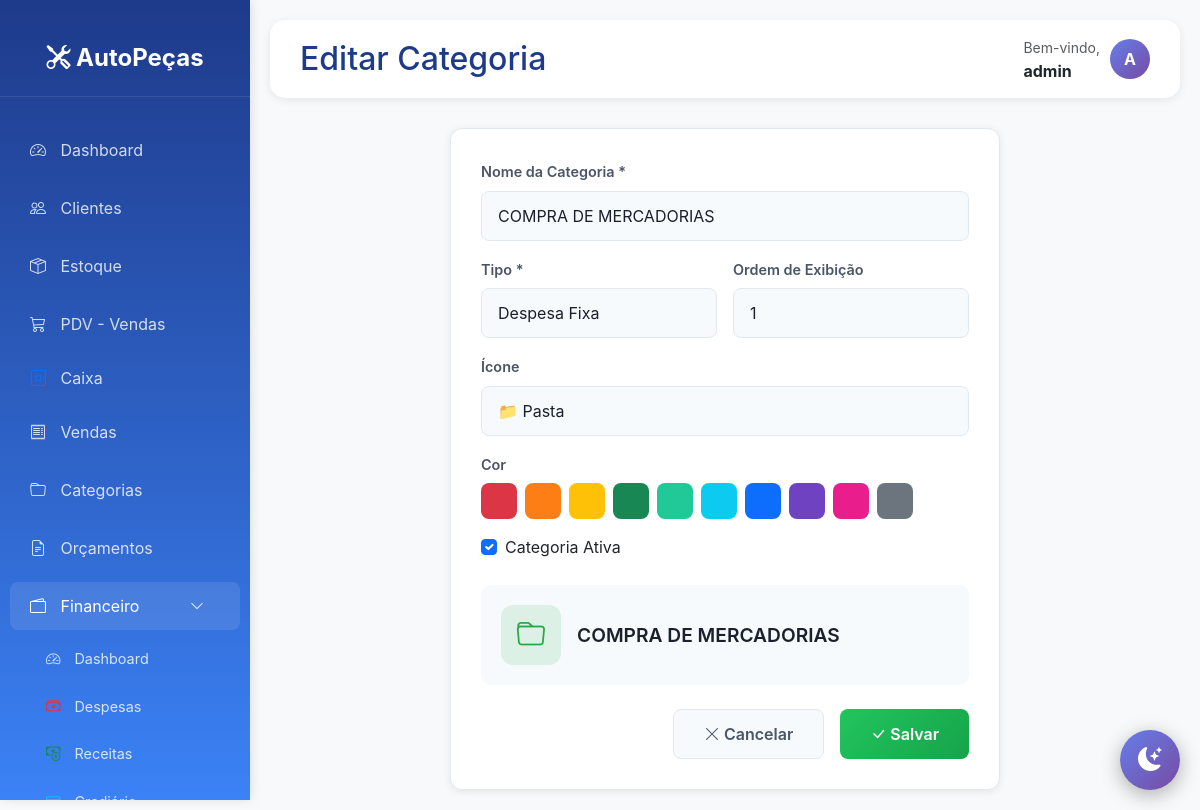
/financeiro/categorias/1/editar/ (signed in), run on the app's committed database.
### financeiro/models.py (models this page shows, shortened)
class CategoriaDespesa(models.Model):
    TIPO_CHOICES = [
        ('FIXA', 'Despesa Fixa'),
        ('VARIAVEL', 'Despesa Variável'),
        ('AMBOS', 'Ambos'),
    ]
    nome = models.CharField(max_length=100, verbose_name='Nome')
    tipo = models.CharField(max_length=10, choices=TIPO_CHOICES, default='AMBOS', verbose_name='Tipo')
    icone = models.CharField(max_length=50, default='bi-folder', verbose_name='Ícone',
                             help_text='Classe do ícone Bootstrap (ex: bi-house)')
    cor = models.CharField(max_length=20, default='#6c757d', verbose_name='Cor',
                           help_text='Cor em hexadecimal')
    ativo = models.BooleanField(default=True, verbose_name='Ativo')
    ordem = models.IntegerField(default=0, verbose_name='Ordem de Exibição')
    class Meta:
        verbose_name = 'Categoria de Despesa'
        verbose_name_plural = 'Categorias de Despesas'
        ordering = ['ordem', 'nome']

### financeiro/views.py (the view, shortened to what this page needs)
# urls.py: path('categorias/<int:categoria_id>/editar/', views.editar_categoria_despesa, name='editar_categoria'),
@login_required
def editar_categoria_despesa(request, categoria_id):
    categoria = get_object_or_404(CategoriaDespesa, id=categoria_id)
    context = {
        'categoria': categoria,
        'editando': True,
    }
    return render(request, 'financeiro/categoria_form.html', context)

### templates/financeiro/categoria_form.html (shortened to what this page needs)
{% extends 'base.html' %}
{% block page_title %}{% if editando %}Editar{% else %}Nova{% endif %} Categoria{% endblock %}
{% block content %}
<div class="fin-container">
    <div class="form-card">
        <form method="post">
            <div class="row g-3 mb-4">
                <div class="col-12">
                    <label class="form-label">Nome da Categoria *</label>
                    <input type="text" name="nome" id="inputNome" class="form-control" required
                           value="{{ categoria.nome|default:'' }}" placeholder="Ex: Aluguel, Combustível...">
                </div>
                <div class="col-md-6">
                    <label class="form-label">Tipo *</label>
                    <select name="tipo" class="form-select" required>
                        <option value="FIXA" {% if categoria.tipo == 'FIXA' %}selected{% endif %}>Despesa Fixa</option>
                    </select>
                </div>
                <div class="col-md-6">
                    <label class="form-label">Ordem de Exibição</label>
                    <input type="number" name="ordem" class="form-control"
                           value="{{ categoria.ordem|default:0 }}" min="0">
                </div>
                <div class="col-12">
                    <label class="form-label">Ícone</label>
                    <select name="icone" id="selectIcone" class="form-select">
                        <option value="bi-folder" {% if categoria.icone == 'bi-folder' %}selected{% endif %}>📁 Pasta</option>
                    </select>
                </div>
                <div class="col-12">
                    <label class="form-label">Cor</label>
                    <div class="cores-grid">
                        <div class="cor-option" style="background: #dc3545;" data-cor="#dc3545" onclick="selecionarCor(this)"></div>
                        <div class="cor-option" style="background: #fd7e14;" data-cor="#fd7e14" onclick="selecionarCor(this)"></div>
                        <div class="cor-option" style="background: #ffc107;" data-cor="#ffc107" onclick="selecionarCor(this)"></div>
                        <div class="cor-option" style="background: #198754;" data-cor="#198754" onclick="selecionarCor(this)"></div>
                        <div class="cor-option" style="background: #20c997;" data-cor="#20c997" onclick="selecionarCor(this)"></div>
                        <div class="cor-option" style="background: #0dcaf0;" data-cor="#0dcaf0" onclick="selecionarCor(this)"></div>
                        <div class="cor-option" style="background: #0d6efd;" data-cor="#0d6efd" onclick="selecionarCor(this)"></div>
                        <div class="cor-option" style="background: #6f42c1;" data-cor="#6f42c1" onclick="selecionarCor(this)"></div>
                        <div class="cor-option" style="background: #e91e8c;" data-cor="#e91e8c" onclick="selecionarCor(this)"></div>
                        <div class="cor-option" style="background: #6c757d;" data-cor="#6c757d" onclick="selecionarCor(this)"></div>
                    </div>
                </div>
                {% if editando %}
                <div class="col-12">
                    <div class="form-check">
                        <input class="form-check-input" type="checkbox" name="ativo" id="checkAtivo" {% if categoria.ativo %}checked{% endif %}>
                        <label class="form-check-label" for="checkAtivo">Categoria Ativa</label>
                    </div>
                </div>
                {% endif %}
            </div>
            <div class="preview-categoria">
                <div class="preview-icon" id="previewIcon">
                </div>
                <div class="preview-nome" id="previewNome">{{ categoria.nome|default:'Nome da Categoria' }}</div>
            </div>
            <div class="d-flex gap-3 justify-content-end mt-4">
                <a href="{% url 'financeiro:lista_categorias' %}" class="btn btn-cancelar">
                    <i class="bi bi-x-lg"></i> Cancelar
                </a>
                <button type="submit" class="btn btn-salvar">
                    <i class="bi bi-check-lg"></i> {% if editando %}Salvar{% else %}Criar{% endif %}
                </button>
            </div>
        </form>
    </div>
</div>
{% endblock %}

### templates/base.html (shortened to what this page needs)
<!DOCTYPE html>
<html lang="pt-BR">
<head>
    <link href="https://cdn.jsdelivr.net/npm/bootstrap@5.3.0/dist/css/bootstrap.min.css" rel="stylesheet">
    <link rel="stylesheet" href="https://cdn.jsdelivr.net/npm/bootstrap-icons@1.10.0/font/bootstrap-icons.css">
</head>
<body>
    <div class="sidebar">
        <div class="logo">
            <i class="bi bi-tools"></i> AutoPeças
        </div>
        <nav class="nav flex-column mt-4">
            <a class="nav-link {% if request.path == '/' %}active{% endif %}" href="{% url 'dashboard' %}">
                <i class="bi bi-speedometer2"></i> Dashboard
            </a>
            <a class="nav-link {% if 'clientes' in request.path %}active{% endif %}" href="{% url 'lista_clientes' %}">
                <i class="bi bi-people"></i> Clientes
            </a>
            <a class="nav-link {% if 'estoque' in request.path %}active{% endif %}" href="{% url 'lista_estoque' %}">
                <i class="bi bi-box-seam"></i> Estoque
            </a>
            <a class="nav-link {% if 'pdv' in request.path %}active{% endif %}" href="{% url 'pdv' %}">
                <i class="bi bi-cart3"></i> PDV - Vendas
            </a>
            <a class="nav-link py-2" href="{% url 'financeiro:dashboard_caixa' %}">
                <i class="bi bi-safe text-primary"></i> Caixa
            </a>
            <a class="nav-link {% if 'vendas' in request.path %}active{% endif %}" href="{% url 'lista_vendas' %}">
                <i class="bi bi-receipt"></i> Vendas
            </a>
            <a class="nav-link" href="{% url 'lista_categorias' %}">
                <i class="bi bi-folder"></i> Categorias
            </a>
            <a class="nav-link" href="{% url 'lista_orcamentos' %}">
                <i class="bi bi-file-earmark-text"></i> Orçamentos
            </a>
            <a class="nav-link d-flex justify-content-between align-items-center {% if 'financeiro' in request.path %}active{% endif %}"
            data-bs-toggle="collapse" href="#menuFinanceiro" role="button"
            aria-expanded="{% if 'financeiro' in request.path %}true{% else %}false{% endif %}">
                <span><i class="bi bi-wallet2"></i> Financeiro</span>
                <i class="bi bi-chevron-down small"></i>
            </a>
            <div class="collapse {% if 'financeiro' in request.path %}show{% endif %}" id="menuFinanceiro">
                <nav class="nav flex-column ms-3" style="font-size: 0.9rem;">
                    <a class="nav-link py-2" href="{% url 'financeiro:dashboard' %}">
                        <i class="bi bi-speedometer2"></i> Dashboard
                    </a>
                    <a class="nav-link py-2" href="{% url 'financeiro:lista_contas' %}">
                        <i class="bi bi-cash-stack text-danger"></i> Despesas
                    </a>
                    <a class="nav-link py-2" href="{% url 'financeiro:lista_receitas' %}">
                        <i class="bi bi-cash-coin text-success"></i> Receitas
                    </a>
                    <a class="nav-link py-2" href="{% url 'financeiro:lista_crediario' %}">
                        <i class="bi bi-credit-card text-info"></i> Crediário
                    </a>
                </nav>
            </div>
        </nav>
    </div>
    <div class="main-content">
        <div class="topbar">
            <h2>{% block page_title %}Sistema de Gestão{% endblock %}</h2>
            <div class="user-info">
                <div>
                    <small class="text-muted">Bem-vindo,</small><br>
                    <strong>{{ user.username }}</strong>
                </div>
                <div class="user-avatar">
                    {{ user.username|slice:":1"|upper }}
                </div>
            </div>
        </div>
        {% block content %}{% endblock %}
    </div>
    <button class="theme-toggle" id="theme-toggle" title="Alternar tema">
        <i class="bi bi-moon-stars-fill" id="theme-icon"></i>
    </button>
</body>
</html>

### templates/base.html (style rules this page uses)
:root { --primary-color: #0d6efd; --secondary-color: #6c757d; --success-color: #198754; --danger-color: #dc3545; --warning-color: #ffc107; --info-color: #0dcaf0; }
body { font-family: -apple-system, BlinkMacSystemFont, 'Segoe UI', Roboto, 'Helvetica Neue', Arial, sans-serif; background-color: #f8f9fa; transition: background-color 0.3s ease, color 0.3s ease; }
.theme-toggle { position: fixed; bottom: 20px; right: 20px; width: 60px; height: 60px; border-radius: 50%; background: linear-gradient(135deg, #667eea 0%, #764ba2 100%); border: none; color: white; font-size: 24px; cursor: pointer; box-shadow: 0 5px 20px rgba(0,0,0,0.3); transition: all 0.3s ease; z-index: 1000; display: flex; align-items: center; justify-content: center; }
.sidebar { height: 100vh; background: linear-gradient(180deg, #1e3a8a 0%, #3b82f6 100%); color: white; position: fixed; top: 0; left: 0; width: 250px; padding-top: 20px; box-shadow: 2px 0 10px rgba(0,0,0,0.1); overflow-y: auto; overflow-x: hidden; }
.sidebar .logo { text-align: center; padding: 20px; font-size: 24px; font-weight: bold; border-bottom: 1px solid rgba(255,255,255,0.1); }
.sidebar .nav-link { color: rgba(255,255,255,0.8); padding: 12px 20px; margin: 5px 10px; border-radius: 8px; transition: all 0.3s; }
.sidebar .nav-link:hover, .sidebar .nav-link.active { background-color: rgba(255,255,255,0.1); color: white; }
.sidebar .nav-link i { margin-right: 10px; width: 20px; }
.main-content { margin-left: 250px; padding: 20px; }
.topbar { background: white; padding: 15px 30px; border-radius: 15px; margin-bottom: 30px; box-shadow: 0 2px 10px rgba(0,0,0,0.08); display: flex; justify-content: space-between; align-items: center; }
.topbar h2 { margin: 0; color: #1e3a8a; }
.user-info { display: flex; align-items: center; gap: 10px; }
.user-avatar { width: 40px; height: 40px; border-radius: 50%; background: linear-gradient(135deg, #667eea 0%, #764ba2 100%); display: flex; align-items: center; justify-content: center; color: white; font-weight: bold; }

### templates/financeiro/categoria_form.html (style rules this page uses)
.fin-container { --card-bg: #ffffff; --card-border: #e2e8f0; --text-primary: #1a202c; --text-secondary: #4a5568; --text-muted: #718096; --bg-secondary: #f7fafc; --shadow: 0 2px 8px rgba(0,0,0,0.08); }
.form-card { background: var(--card-bg); border-radius: 12px; padding: 30px; box-shadow: var(--shadow); border: 1px solid var(--card-border); max-width: 550px; margin: 0 auto; }
.form-card .form-label { color: var(--text-secondary); font-weight: 600; font-size: 0.9rem; }
.form-card .form-control, .form-card .form-select { background: var(--bg-secondary); border: 1px solid var(--card-border); color: var(--text-primary); border-radius: 8px; padding: 12px 16px; }
.btn-salvar { background: linear-gradient(135deg, #22c55e 0%, #16a34a 100%); border: none; color: white; font-weight: 600; padding: 12px 30px; border-radius: 8px; }
.btn-cancelar { background: var(--bg-secondary); border: 1px solid var(--card-border); color: var(--text-secondary); font-weight: 600; padding: 12px 30px; border-radius: 8px; }
.preview-categoria { background: var(--bg-secondary); border-radius: 10px; padding: 20px; margin-top: 20px; display: flex; align-items: center; gap: 16px; }
.preview-icon { width: 60px; height: 60px; border-radius: 12px; display: flex; align-items: center; justify-content: center; font-size: 1.8rem; }
.preview-nome { font-size: 1.2rem; font-weight: 600; color: var(--text-primary); }
.cor-option { width: 36px; height: 36px; border-radius: 8px; border: 3px solid transparent; cursor: pointer; transition: transform 0.15s; }
.cores-grid { display: flex; flex-wrap: wrap; gap: 8px; }

### data on the page
CategoriaDespesa: nome "COMPRA DE MERCADORIAS", ordem "1", ativo "☑"

### other printed values
{{ user.username }} "admin"
{{ user.username|slice:":1"|upper }} "A"
